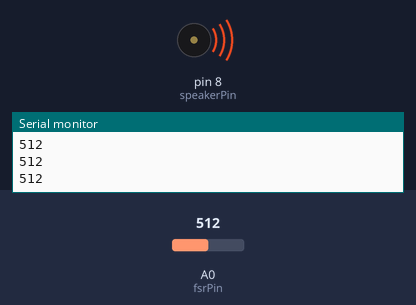
A sketch run on a simulated Arduino Uno, built with avr-gcc and run on an emulated ATmega328P. Shown: buzzer (waves = sounding), the last lines printed to the serial monitor. Inputs (shaded band) come from the test bench; at power-on: A0 (fsrPin) = 512.

Above: at 1.2 s.
1.3 s: A0 (fsrPin) set to 55
At 2.4 s:
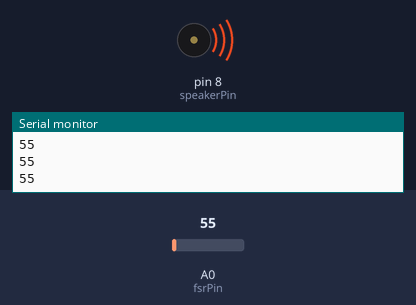
2.8 s: A0 (fsrPin) set to 45
At 3.7 s:
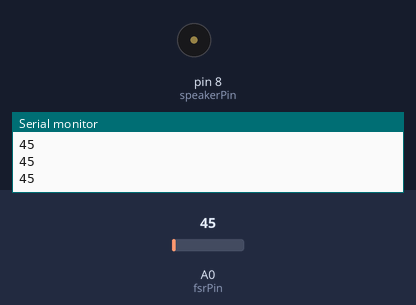
4.3 s: A0 (fsrPin) set to 122
At 5.1 s:
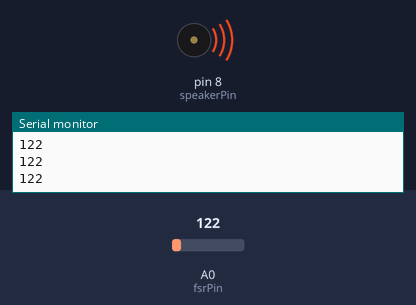
5.8 s: A0 (fsrPin) set to 40
At 6.3 s:
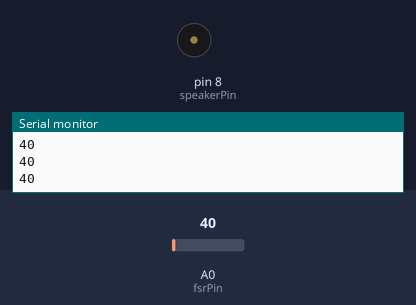
Timing chart, 0 to 8.3 s (numbered marks = the images above; inputs shaded):
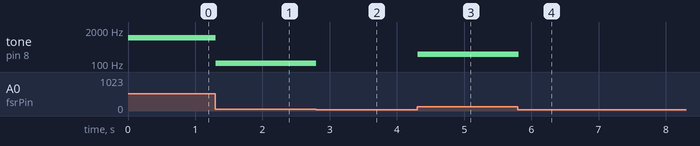

Measured:
- the behaviour switches between 51 and 50 on A0 (fsrPin) (found by bisection; images 1 and 2)
- after the input at 1.3 s, tone on pin 8 (speakerPin): 1002 Hz → 109 Hz at once
- after the input at 2.8 s, tone on pin 8 (speakerPin): 109 Hz → silent at once
- after the input at 4.3 s, tone on pin 8 (speakerPin): silent → 240 Hz at once
- after the input at 5.8 s, tone on pin 8 (speakerPin): 240 Hz → silent at once

The sketch:

fsr_pitch.ino
```cpp
const int speakerPin = 8;
const int fsrPin     = A0;

void setup() {
  Serial.begin(9600);
  pinMode(speakerPin, OUTPUT);
}

void loop() {
  int fsrReading = analogRead(fsrPin);
  Serial.println(fsrReading);

  if (fsrReading > 50) { // only play when the sensor is pressed
    int frequency = map(fsrReading, 50, 1023, 100, 2000);
    tone(speakerPin, frequency);
  } else {
    noTone(speakerPin);
  }

  delay(10);
}
```
